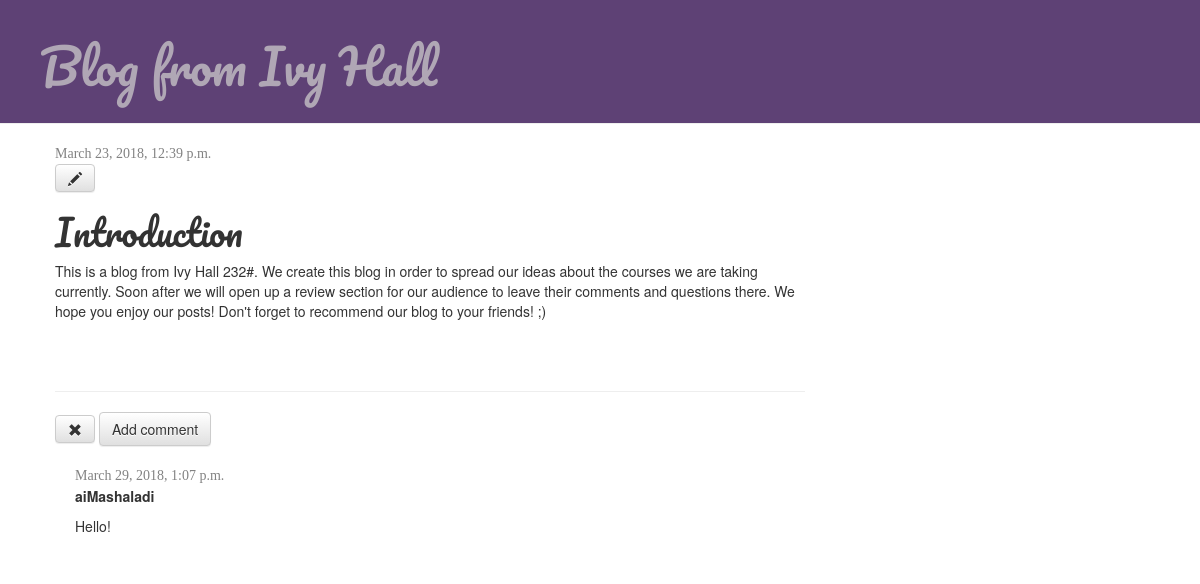
The app's page /post/1/ with its own data.
### post/models.py (models this page shows, shortened)
class Post(models.Model):
    author = models.ForeignKey('auth.User', on_delete=models.CASCADE)
    title = models.CharField(max_length=200)
    text = models.TextField()
    created_date = models.DateTimeField(
            default=timezone.now)
    published_date = models.DateTimeField(
            blank=True, null=True)

class Comment(models.Model):#This is to create a new model for review section
    post = models.ForeignKey('post.Post', on_delete=models.CASCADE, related_name='comments')
    author = models.CharField(max_length=200)
    text = models.TextField()
    created_date = models.DateTimeField(default=timezone.now)
    approved_comment = models.BooleanField(default=False)

### post/views.py (the view)
# urls.py: url(r'^post/(?P<pk>\d+)/$', views.post_detail, name='post_detail'),
def post_detail(request,pk):
    post = get_object_or_404(Post, pk=pk)
    return render(request, 'post/post_detail.html', {'post':post})

### post/templates/post/post_detail.html
{% extends 'post/base.html' %}
{% block content %}
    <div class="post">
        {% if post.published_date %}
            <div class="date">
                {{ post.published_date }}
            </div>
        {% endif %}
        <a class="btn btn-default" href="{% url 'post_edit' pk=post.pk %}"><span class="glyphicon glyphicon-pencil"></span></a>
        <h1>{{ post.title }}</h1>
        <p>{{ post.text|linebreaksbr }}</p>
    </div>
    <hr>
    <a class="btn btn-default" href="{% url 'post_remove' pk=post.pk %}"><span class="glyphicon glyphicon-remove"></span></a>
    <a class="btn btn-default" href="{% url 'add_comment_to_post' pk=post.pk %}">Add comment</a>
    {% for comment in post.comments.all %}
        <div class="comment">
            <div class="date">{{ comment.created_date }}</div>
            <strong>{{ comment.author }}</strong>
            <p>{{ comment.text|linebreaks }}</p>
        </div>
    {% empty %}
        <p>No comments here yet. Want to add one? </p>
    {% endfor %}
{% endblock %}

### post/static/css/blog.css (style rules this page uses)
h1, h2, h3, h4 { font-family: 'Pacifico', cursive; }
.date { color: #828282; font-family: 'Oregano', cursive; }
.post { margin-bottom: 70px; }
.comment { margin: 20px 0px 20px 20px; }

### records on screen
Post: published_date "March 23, 2018, 12:39 p.m.", title "Introduction", text "This is a blog from Ivy Hall 232#. We create this blog in order to spread our ideas about the courses we are taking currently. Soon after we will open up a review section for our audience to leave their comments and questions there. We hope you enjoy our posts! Don't forget to recommend our blog to your friends! ;)"
Comment: created_date "March 29, 2018, 1:07 p.m.", author "aiMashaladi", text "Hello!"
